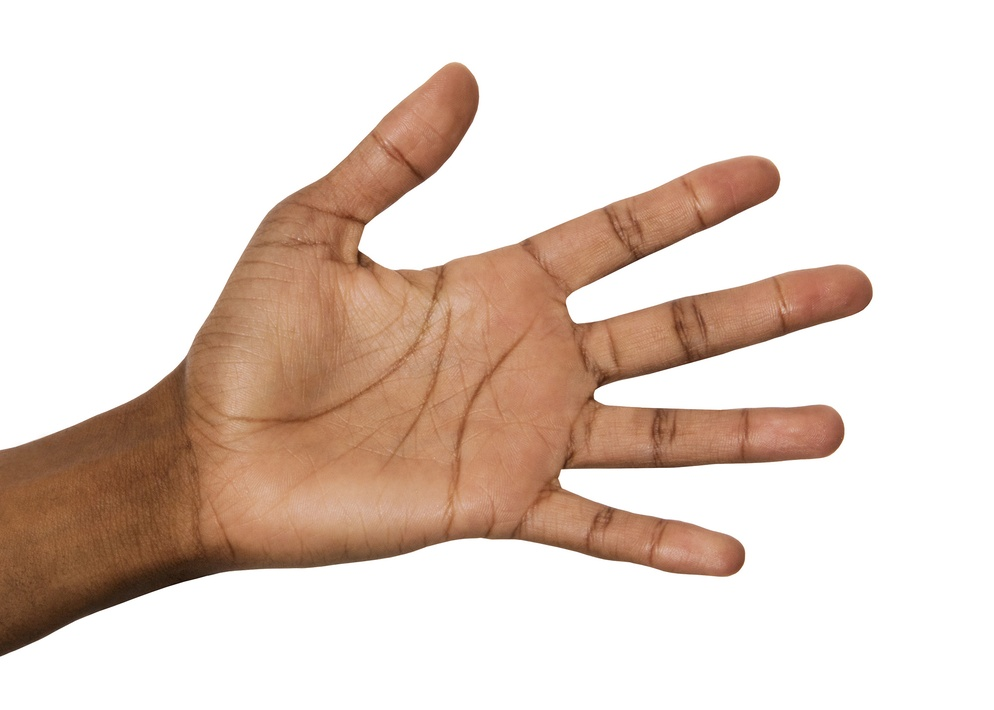
%> input picture hand3.jpg, 994 x 710 px, shrunk from 2000 x 1429 before the run
$ octave hand4.m   (GNU Octave 9; MATLAB toolbox functions it lacks are replaced by stand-ins)
%> lines starting %> are read from the running program, lines starting %| are printed output that depends on the picture; in (x1, y1, x2, y2) boxes, pixels count from 0 and x2, y2 are one past the last pixel; in counts of white or black regions, pixels touching at a corner belong together; the program's own positions count from 1
clc;    % Clear the command window.
close all;  % Close all figures (except those of imtool.)
clear;  % Erase all existing variables. Or clearvars if you want.
format long g;
fontSize = 10;

% Get the full filename, with path prepended.
fullFileName = fullfile('C:\Users\HP\DEASYSOFT Tech Pvt Ltd\2nd Project\hand_matlab\hand3.jpg');%hand3.jpg
% Making gray image
grayImage=imread(fullFileName);
%> grayImage is the input picture: size 710x994x3 uint8; mean R, G, B 227.6, 211.2, 201.3
% Get the dimensions of the image.
% numberOfColorBands should be = 1.
[rows, columns, numberOfColorBands] = size(grayImage);
%> rows = 710; columns = 994; numberOfColorBands = 3
if numberOfColorBands > 1
  % It's not really gray scale like we expected - it's color.
  % Convert it to gray scale by taking only the green channel.
  grayImage = grayImage(:, :, 2); % Take green channel.
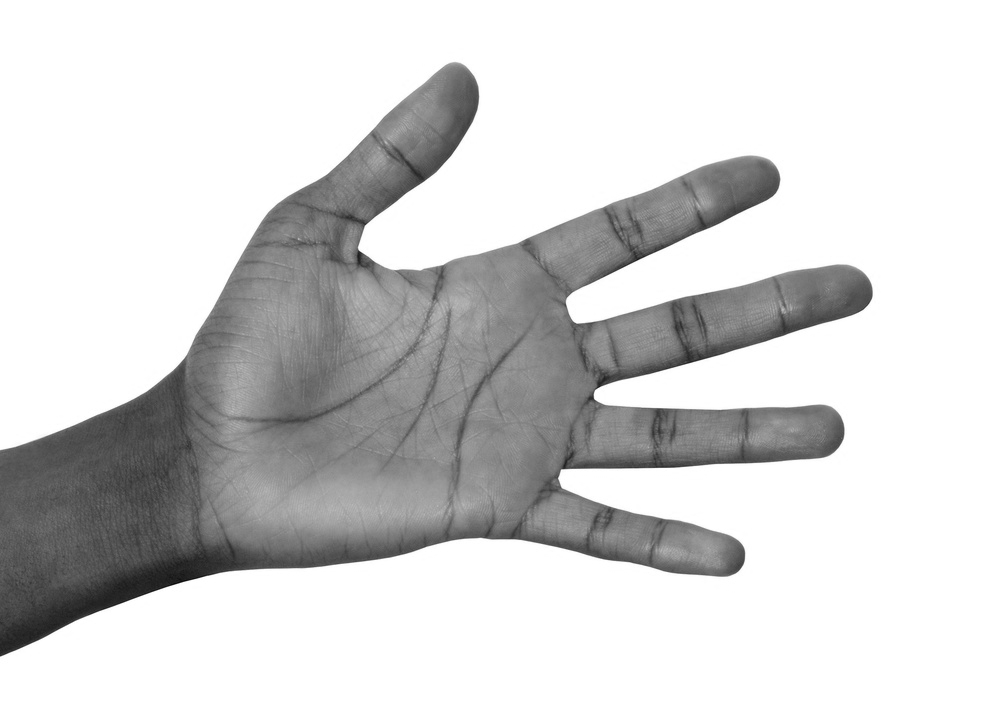
%> grayImage: size 710x994 uint8; min 8, max 255, mean 211.2
end
% Display the original image.
subplot(2, 2, 1);
imshow(fullFileName);
title('Original Image', 'FontSize', fontSize);
% Display the original gray scale image.
subplot(2, 2, 2);
imshow(grayImage, []);
axis on;
title('Original Grayscale Image', 'FontSize', fontSize);
% Making binary image
binaryImage = grayImage < 128;
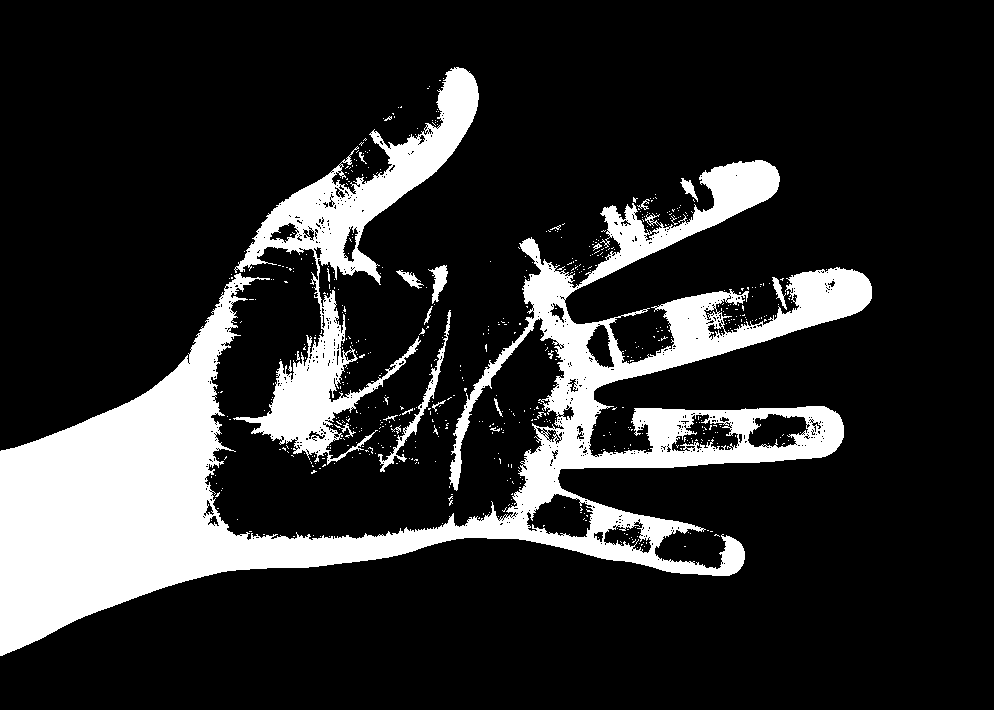
%> binaryImage: size 710x994 logical; 17.4% white; 623 white regions (598 under 20 px)
% Display the image.
subplot(2, 2, 3);
imshow(binaryImage, []);
title('Labelled Image', 'FontSize', fontSize);

% Label the image
labeledImage = logical(binaryImage);%bwlabel(binaryImage);
measurements = regionprops(labeledImage, 'BoundingBox', 'Area');
%> measurements = 623 regions; largest, box (x1, y1, x2, y2) and Area: (0, 160, 872, 656) 97588, (233, 67, 479, 465) 21295, (378, 310, 451, 472) 980, (428, 265, 448, 304) 367, (396, 270, 424, 289) 186
for k = 1 : length(measurements)
  thisBB = measurements(k).BoundingBox;
  rectangle('Position', [thisBB(1),thisBB(2),thisBB(3),thisBB(4)],...
  'EdgeColor','r','LineWidth',2 )
end
%> this loop made 623 passes
%> thisBB on passes 1 to 3: [0.5 160.5 872 496], [211.5 476.5 1 2], [211.5 520.5 1 1]
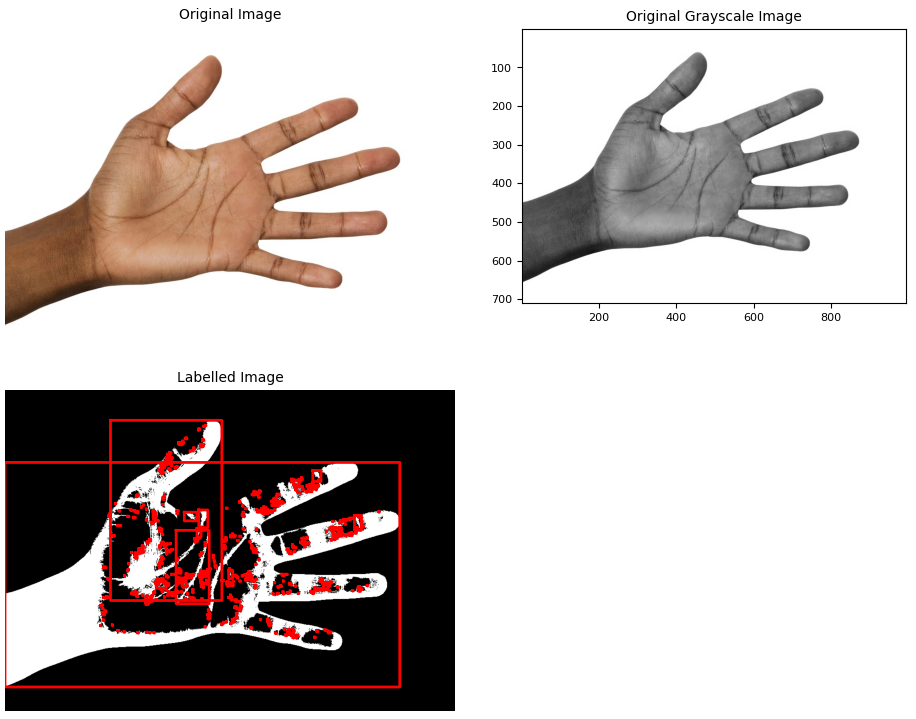
%> figure redrawn from the program's plot data, 3 panels

$ run again, with hand1.jpg copied over hand3.jpg
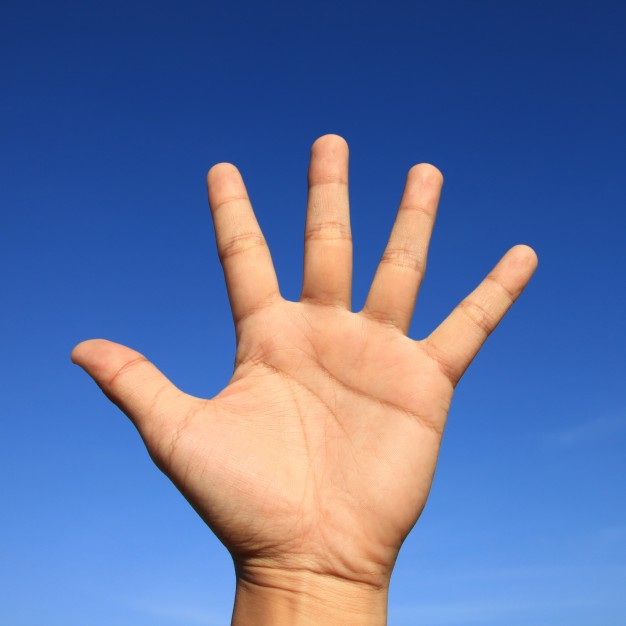
%> input picture hand1.jpg, 626 x 626 px
%> grayImage is the input picture: size 626x626x3 uint8; mean R, G, B 95.8, 113.8, 161.9
%> grayImage: size 626x626 uint8
%> `binaryImage = grayImage < 128;`:
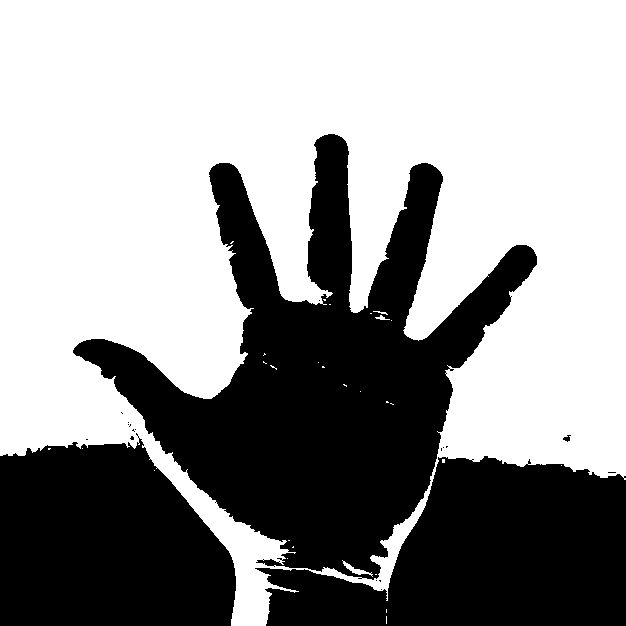
%> binaryImage: size 626x626 logical; 59.7% white; 20 black regions (16 under 20 px)
%> measurements = 29 regions; largest, box (x1, y1, x2, y2) and Area: (0, 0, 626, 626) 233504, (342, 560, 373, 577) 127, (375, 315, 390, 320) 34, (373, 311, 388, 315) 23, (442, 459, 445, 463) 12
%> the loop `for k = 1 : length(measurements)` made 29 passes
%> thisBB on passes 1 to 8: [0.5 0.5 626 626], [48.5 448.5 3 2], [82.5 448.5 1 1], [154.5 470.5 1 1], [230.5 241.5 4 3], [263.5 353.5 3 3], [263.5 361.5 4 3], [270.5 365.5 7 5]
%> after the loop `for k = 1 : length(measurements)`:
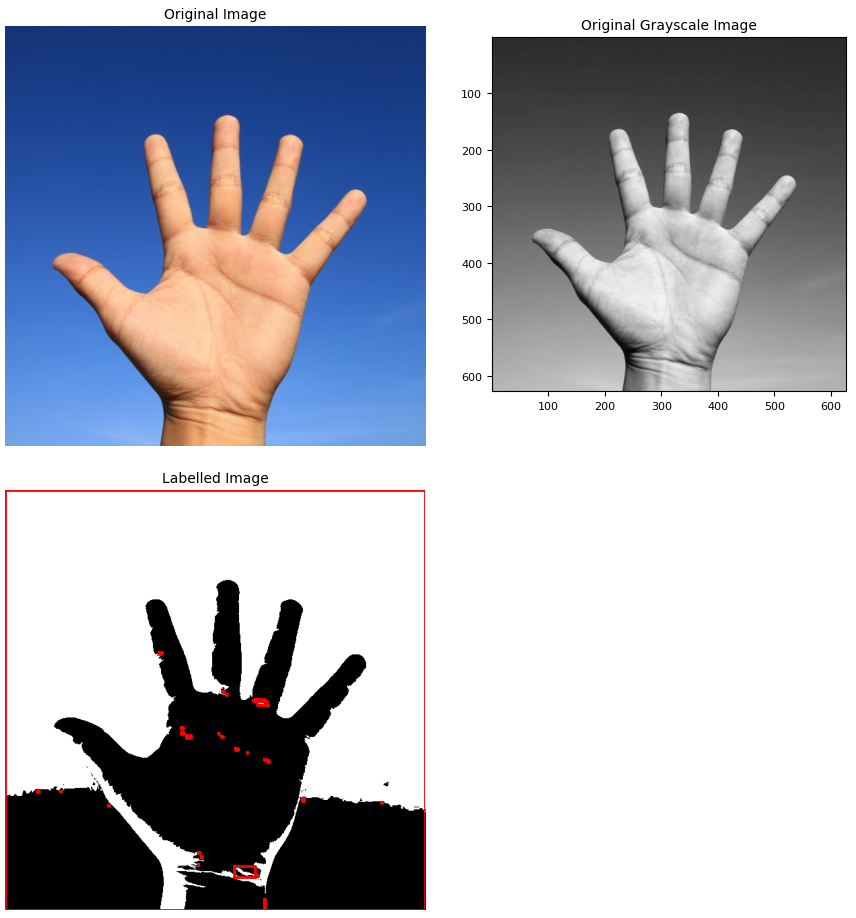
%> figure redrawn from the program's plot data, 3 panels

$ run again, with hand4.jpg copied over hand3.jpg
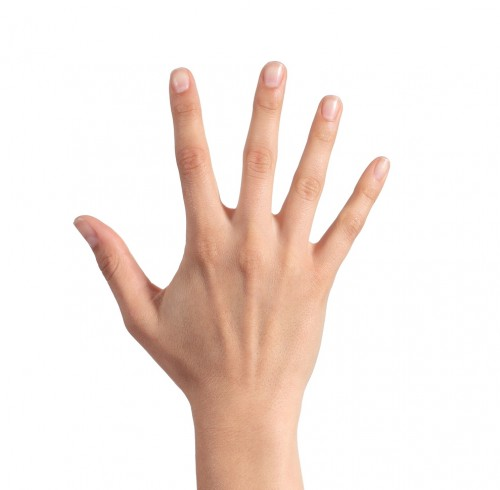
%> input picture hand4.jpg, 500 x 490 px
%> grayImage is the input picture: size 490x500x3 uint8; mean R, G, B 244.7, 232.8, 226.9
%> grayImage: size 490x500 uint8
%> `binaryImage = grayImage < 128;`:
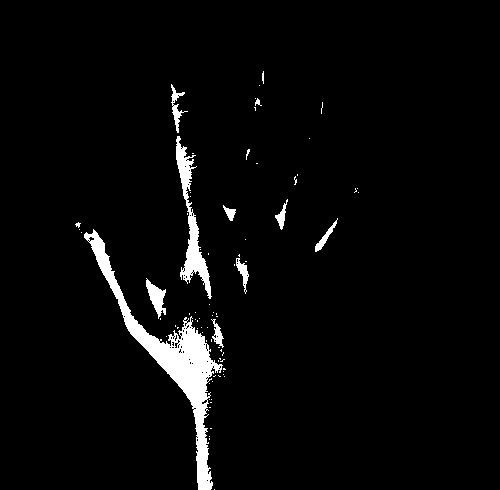
%> binaryImage: size 490x500 logical; 3.5% white; 78 white regions (66 under 20 px)
%> measurements = 78 regions; largest, box (x1, y1, x2, y2) and Area: (84, 229, 223, 490) 5412, (176, 136, 212, 299) 1618, (146, 278, 166, 319) 382, (171, 84, 188, 133) 244, (236, 258, 249, 294) 181
%> the loop `for k = 1 : length(measurements)` made 78 passes
%> thisBB on passes 1 to 8: [75.5 222.5 6 6], [79.5 229.5 1 1], [81.5 232.5 1 1], [84.5 229.5 139 261], [146.5 278.5 20 41], [160.5 318.5 1 2], [166.5 336.5 1 1], [171.5 84.5 17 49]
%> after the loop `for k = 1 : length(measurements)`:
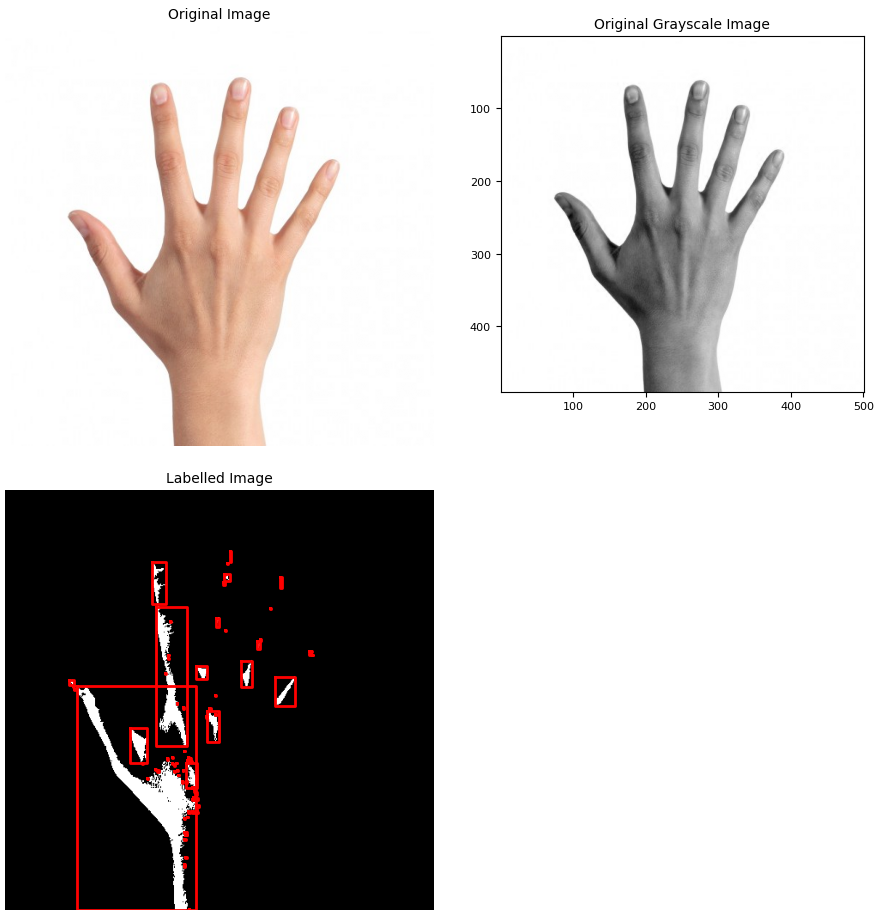
%> figure redrawn from the program's plot data, 3 panels
